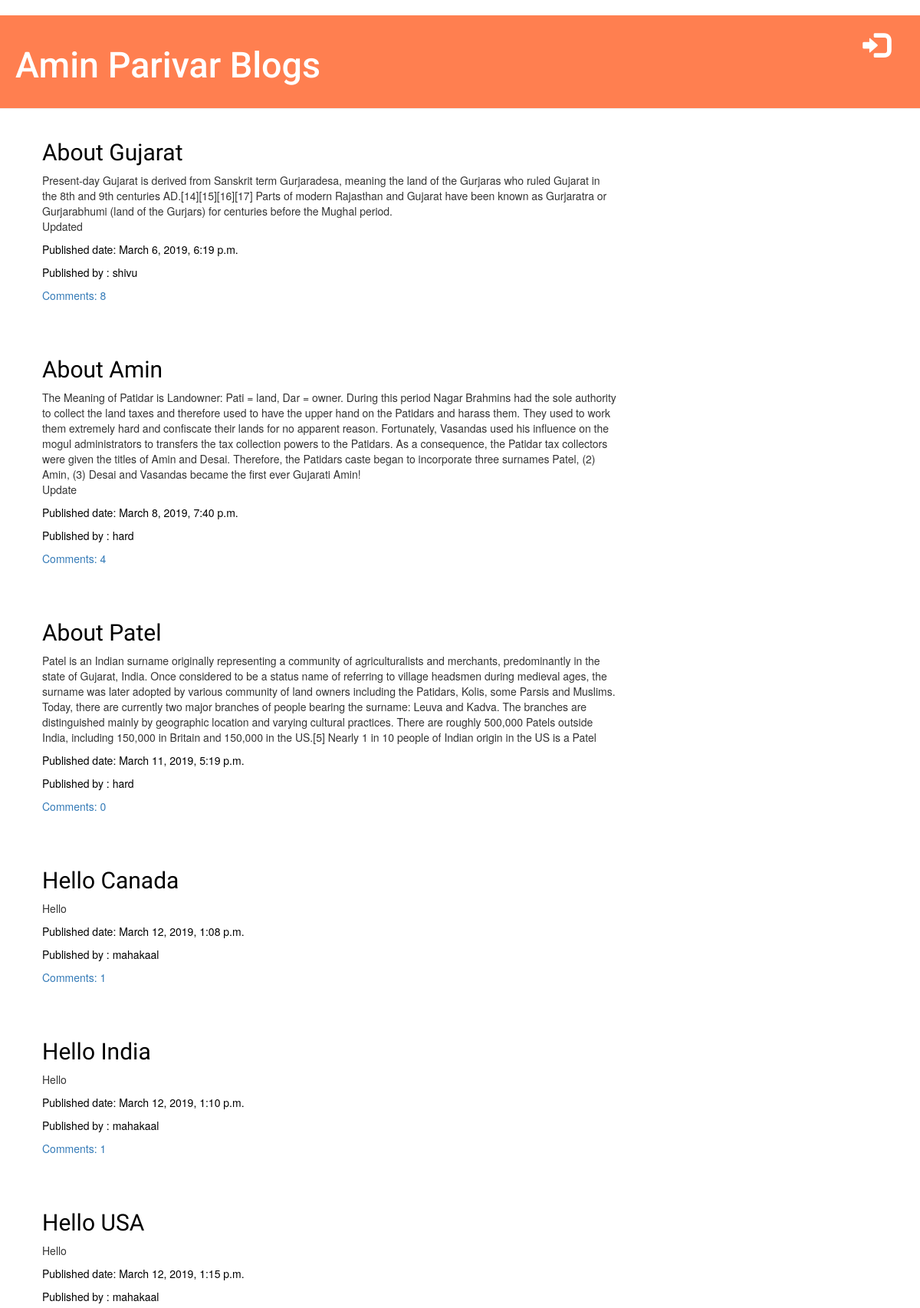
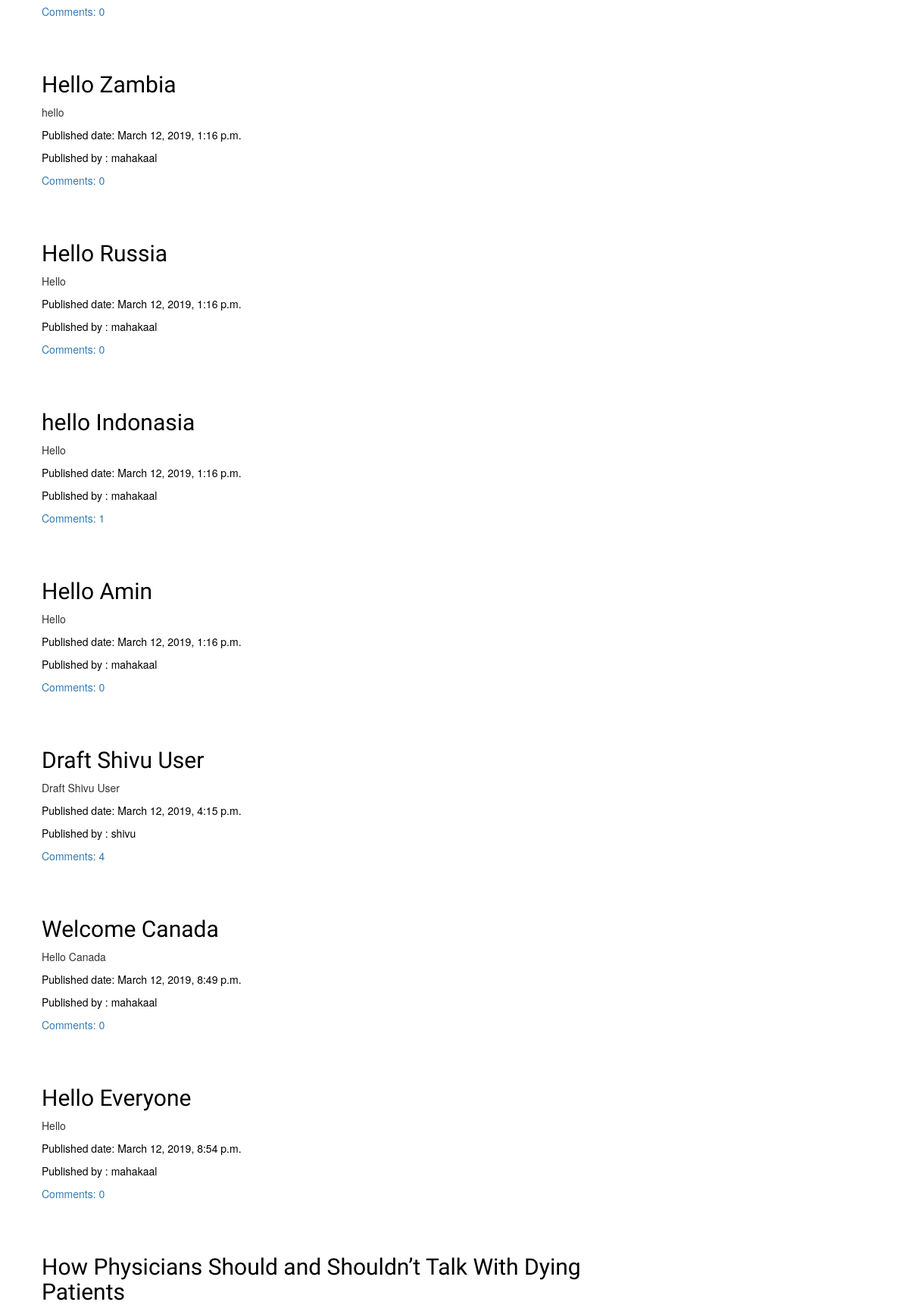
The page / (upper part) on the database its author committed (2 pictures, top to bottom).
### blog/models.py (models this page shows, shortened)
class Post (models.Model):
    author = models.ForeignKey(settings.AUTH_USER_MODEL, on_delete=models.CASCADE)
    title = models.CharField(max_length = 200)
    text = models.TextField()
    created_date = models.DateTimeField(default=timezone.now)
    published_date = models.DateTimeField(blank=True, null = True)

### blog/views.py (the view)
# urls.py: path('',views.post_list,name='post_list'),
def post_list(request):
    posts = Post.objects.filter(published_date__lte=timezone.now()).order_by('published_date')
    return render(request,'blog/post_list.html', {'posts' : posts})

### blog/templates/blog/post_list.html
          {% extends 'blog/base.html' %}
          {% block content %}
            {% for post in posts %}
                    <div class="post">
                    <h2><a href="{% url 'post_detail' pk=post.pk %}">{{ post.title }}</a></h2>
                    <p>{{ post.text|linebreaksbr }}</p>
                    <div class="date">
                        <p>Published date: {{ post.published_date }}</p>
                        <p>Published by  : {{ post.author }}</p>
                    </div>
                    <a href="{% url 'post_detail' pk=post.pk %}">Comments: {{ post.comments.count }}</a>
                </div>
            {% endfor %}
          {% endblock %}

### blog/static/css/blog.css (style rules this page uses)
h1, h2, h3, h4 { font-family: 'Muli'; }
.date { color: #000000; }
.post { margin-bottom: 70px; }
.post h2 a, .post h2 a:visited { color: #000000; }

### rows shown on the page
Post: title "About Gujarat", text "Present-day Gujarat is derived from Sanskrit term Gurjaradesa, meaning the land of the Gurjaras who ruled Gujarat in the 8th and 9th centuries AD.[14][15][16][17] Parts of modern Rajasthan and Gujarat have been known as Gurjaratra or Gurjarabhumi (land of the Gurjars) for centuries before the Mughal period. Updated", published_date "March 6, 2019, 6:19 p.m.", author "shivu", comments.count "8"
Post: title "About Amin", text "The Meaning of Patidar is Landowner: Pati = land, Dar = owner. During this period Nagar Brahmins had the sole authority to collect the land taxes and therefore used to have the upper hand on the Patidars and harass them. They used to work them extremely hard and confiscate their lands for no apparent reason. Fortunately, Vasandas used his influence on the mogul administrators to transfers the tax collection powers to the Patidars. As a consequence, the Patidar tax collectors were given the titles of Amin and Desai. Therefore, the Patidars caste began to incorporate three surnames Patel, (2) Amin, (3) Desai and Vasandas became the first ever Gujarati Amin! Update", published_date "March 8, 2019, 7:40 p.m.", author "hard", comments.count "4"
Post: title "About Patel", text "Patel is an Indian surname originally representing a community of agriculturalists and merchants, predominantly in the state of Gujarat, India. Once considered to be a status name of referring to village headsmen during medieval ages, the surname was later adopted by various community of land owners including the Patidars, Kolis, some Parsis and Muslims. Today, there are currently two major branches of people bearing the surname: Leuva and Kadva. The branches are distinguished mainly by geographic location and varying cultural practices. There are roughly 500,000 Patels outside India, including 150,000 in Britain and 150,000 in the US.[5] Nearly 1 in 10 people of Indian origin in the US is…", published_date "March 11, 2019, 5:19 p.m.", author "hard", comments.count "0"
Post: title "Hello Canada", text "Hello", published_date "March 12, 2019, 1:08 p.m.", author "mahakaal", comments.count "1"
Post: title "Hello India", text "Hello", published_date "March 12, 2019, 1:10 p.m.", author "mahakaal", comments.count "1"
Post: title "Hello USA", text "Hello", published_date "March 12, 2019, 1:15 p.m.", author "mahakaal", comments.count "0"
Post: title "Hello Zambia", text "hello", published_date "March 12, 2019, 1:16 p.m.", author "mahakaal", comments.count "0"
Post: title "Hello Russia", text "Hello", published_date "March 12, 2019, 1:16 p.m.", author "mahakaal", comments.count "0"
Post: title "hello Indonasia", text "Hello", published_date "March 12, 2019, 1:16 p.m.", author "mahakaal", comments.count "1"
Post: title "Hello Amin", text "Hello", published_date "March 12, 2019, 1:16 p.m.", author "mahakaal", comments.count "0"
Post: title "Draft Shivu User", text "Draft Shivu User", published_date "March 12, 2019, 4:15 p.m.", author "shivu", comments.count "4"
Post: title "Welcome Canada", text "Hello Canada", published_date "March 12, 2019, 8:49 p.m.", author "mahakaal", comments.count "0"
Post: title "Hello Everyone", text "Hello", published_date "March 12, 2019, 8:54 p.m.", author "mahakaal", comments.count "0"
Post: title "How Physicians Should and Shouldn’t Talk With Dying Patients"
